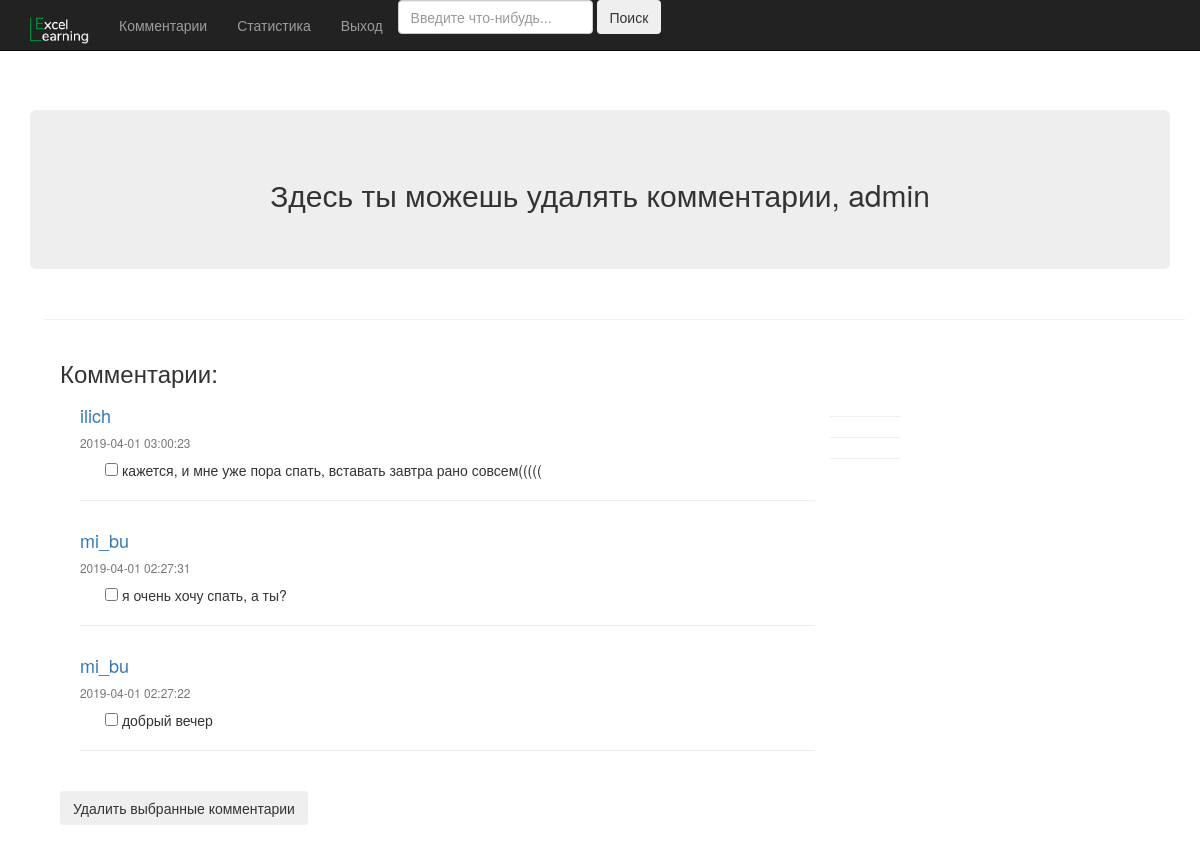
The app's page /comments.php (signed in) with its own data.
### tables this page shows
CREATE TABLE IF NOT EXISTS `users` (
  `id` int(11) NOT NULL AUTO_INCREMENT,
  `first_name` varchar(255) NOT NULL,
  `last_name` varchar(255) NOT NULL,
  `user_name` varchar(255) NOT NULL,
  `email` varchar(255) NOT NULL,
  `password` text NOT NULL,
  `validation_code` text NOT NULL,
  `active` tinyint(4) NOT NULL DEFAULT '0',
  `role` tinyint(4) NOT NULL DEFAULT '0',
  PRIMARY KEY (`id`)
);

CREATE TABLE IF NOT EXISTS `comments` (
  `id` int(11) NOT NULL AUTO_INCREMENT,
  `comment` text NOT NULL,
  `user_id` int(11) NOT NULL,
  `date` datetime NOT NULL DEFAULT CURRENT_TIMESTAMP,
  `article_id` int(11) NOT NULL,
  PRIMARY KEY (`id`),
  KEY `article_id` (`article_id`),
  KEY `user_id` (`user_id`)
);

### functions/functions.php (called while the page is built, shortened)
<?php
function logged_in(){
  if(isset($_SESSION['email']) || isset($_COOKIE['email']))
   return true;
  else
    return false;
}

### functions/db.php (called while the page is built, shortened)
<?php
$connection=mysqli_connect('localhost','root','','first_project');
$connection->query("SET NAMES utf8");
function query($query){
  global $connection;
  return mysqli_query($connection,$query);
}
function fetch_array($result){
  return mysqli_fetch_array($result);
}
?>

### comments.php (the view, shortened to what this page needs)
<?php include('includes/header.php'); ?>
<?php include('includes/nav_admin.php'); ?>
<?php
function comment_work()
{
    echo'  <hr>
    <form action="comments.php"  method="post">
       <div class="comments col-md-9" id="comments">
      <h3>Комментарии:</h3>
      <div class="comment mb-2 row" style="padding-left: 20px;">
    ';
    $sql="SELECT id, comment, user_id, date, article_id from comments order by date desc";
    $result=query($sql);
    while($res=mysqli_fetch_array($result)){
      $user_id=$res['user_id'];
      $comment_id=$res['id'];
      $sql2="SELECT user_name from users where id=$user_id";
      $result2=query($sql2);
      $row2=fetch_array($result2);
      $username=$row2['user_name'];
      $comment=$res['comment'];
      $date=$res['date'];
      echo '
    <div class="form-check">
                     <div class="comment-content col-md-11 col-sm-10">
                         <h4 class=" comment-meta text-primary" >'.$username.'</h4>
                         <h5 class="small text-muted"> '.$date. '</h5>
                         <div class="comment-body">
                     <p style="padding-left:25px;">
                     <input class="form-check-input position-static" type="checkbox" id="blankCheckbox"  name="'.$comment_id.'">
    '.$comment.'
                             </p>
                             <hr>
                         </div>
                     </div>
                     </div>
    <hr>
    ';
    }
    echo '</div>
    <br>
      <input class="btn btn-outline-info " type="submit" name="delete_comments" value="Удалить выбранные комментарии">
    </form>
    <br><br><br>
    ';
}
 ?>
<div class="jumbotron">
  <h2 class="text-center">
    Здесь ты можешь удалять комментарии,
    <?php
    if(logged_in()){
      if(isset($_SESSION['email'])){
        $email=$_SESSION['email'];
        $sql='SELECT user_name FROM users WHERE email="'.$email.'"';
        $result=query($sql);
        $row=fetch_array($result);
        $name=$row['user_name'];
        echo $name;
      }
    }
      else
      redirect("index.php");
     ?>
  </h2>
</div>
<div class="container">
  <div class="card border-0 shadow my-5" id='hide'>
<div class="display-inline">
  <?php
comment_work();
  ?>
</div>
</div>
  </div>
<?php include('includes/footer.php'); ?>

### css/styles.css (style rules this page uses)
body { padding-top: 90px; }

### records on screen
users: user_name "admin"
comments: user.user_name "ilich", date "2019-04-01 03:00:23", comment "кажется, и мне уже пора спать, вставать завтра рано совсем((((("
comments: user.user_name "mi_bu", date "2019-04-01 02:27:31", comment "я очень хочу спать, а ты?"
comments: user.user_name "mi_bu", date "2019-04-01 02:27:22", comment "добрый вечер"
